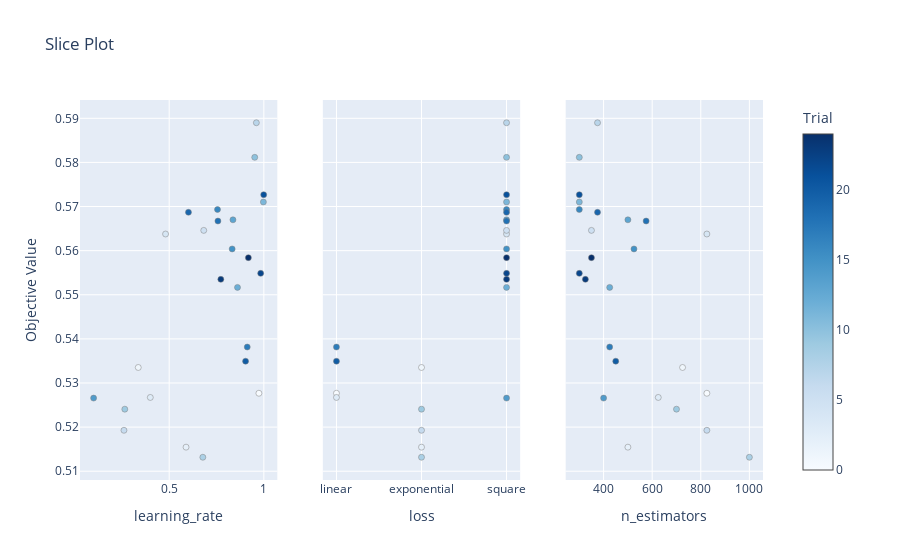

Write notebook code for a chart like this one.
### Code cell
optuna.visualization.plot_slice(study_ab)

### Figure 1 — Plotly figure (JSON) as saved in the notebook; plotly's stock layout.template omitted (floating-point values rounded to 4 significant figures)
{"data": [{"marker": {"color": [0, 1, 2, 3, 4, 5, 6, 7, 8, 9, 10, 11, 12, 13, 14, 15, 16, 17, 18, 19, 20, 21, 22, 23, 24], "colorbar": {"title": {"text": "Trial"}, "x": 1, "xpad": 40}, "colorscale": [[0, "rgb(247,251,255)"], [0.125, "rgb(222,235,247)"], [0.25, "rgb(198,219,239)"], [0.375, "rgb(158,202,225)"], [0.5, "rgb(107,174,214)"], [0.625, "rgb(66,146,198)"], [0.75, "rgb(33,113,181)"], [0.875, "rgb(8,81,156)"], [1, "rgb(8,48,107)"]], "line": {"color": "Grey", "width": 0.5}, "showscale": true}, "mode": "markers", "showlegend": false, "type": "scatter", "x": [0.9739, 0.3365, 0.589, 0.4001, 0.4808, 0.6825, 0.261, 0.9605, 0.6776, 0.2655, 0.9518, 0.9976, 0.8607, 0.8367, 0.1007, 0.8326, 0.7552, 0.9123, 0.7573, 0.6017, 0.9035, 0.9992, 0.9833, 0.7727, 0.9182], "xaxis": "x", "y": [0.5277, 0.5335, 0.5155, 0.5267, 0.5638, 0.5646, 0.5193, 0.589, 0.5132, 0.5241, 0.5812, 0.571, 0.5517, 0.567, 0.5266, 0.5604, 0.5693, 0.5382, 0.5667, 0.5687, 0.5349, 0.5727, 0.5549, 0.5535, 0.5584], "yaxis": "y"}, {"marker": {"color": [0, 1, 2, 3, 4, 5, 6, 7, 8, 9, 10, 11, 12, 13, 14, 15, 16, 17, 18, 19, 20, 21, 22, 23, 24], "colorbar": {"title": {"text": "Trial"}, "x": 1, "xpad": 40}, "colorscale": [[0, "rgb(247,251,255)"], [0.125, "rgb(222,235,247)"], [0.25, "rgb(198,219,239)"], [0.375, "rgb(158,202,225)"], [0.5, "rgb(107,174,214)"], [0.625, "rgb(66,146,198)"], [0.75, "rgb(33,113,181)"], [0.875, "rgb(8,81,156)"], [1, "rgb(8,48,107)"]], "line": {"color": "Grey", "width": 0.5}, "showscale": false}, "mode": "markers", "showlegend": false, "type": "scatter", "x": ["linear", "exponential", "exponential", "linear", "square", "square", "exponential", "square", "exponential", "exponential", "square", "square", "square", "square", "square", "square", "square", "linear", "square", "square", "linear", "square", "square", "square", "square"], "xaxis": "x2", "y": [0.5277, 0.5335, 0.5155, 0.5267, 0.5638, 0.5646, 0.5193, 0.589, 0.5132, 0.5241, 0.5812, 0.571, 0.5517, 0.567, 0.5266, 0.5604, 0.5693, 0.5382, 0.5667, 0.5687, 0.5349, 0.5727, 0.5549, 0.5535, 0.5584], "yaxis": "y2"}, {"marker": {"color": [0, 1, 2, 3, 4, 5, 6, 7, 8, 9, 10, 11, 12, 13, 14, 15, 16, 17, 18, 19, 20, 21, 22, 23, 24], "colorbar": {"title": {"text": "Trial"}, "x": 1, "xpad": 40}, "colorscale": [[0, "rgb(247,251,255)"], [0.125, "rgb(222,235,247)"], [0.25, "rgb(198,219,239)"], [0.375, "rgb(158,202,225)"], [0.5, "rgb(107,174,214)"], [0.625, "rgb(66,146,198)"], [0.75, "rgb(33,113,181)"], [0.875, "rgb(8,81,156)"], [1, "rgb(8,48,107)"]], "line": {"color": "Grey", "width": 0.5}, "showscale": false}, "mode": "markers", "showlegend": false, "type": "scatter", "x": [825, 725, 500, 625, 825, 350, 825, 375, 1000, 700, 300, 300, 425, 500, 400, 525, 300, 425, 575, 375, 450, 300, 300, 325, 350], "xaxis": "x3", "y": [0.5277, 0.5335, 0.5155, 0.5267, 0.5638, 0.5646, 0.5193, 0.589, 0.5132, 0.5241, 0.5812, 0.571, 0.5517, 0.567, 0.5266, 0.5604, 0.5693, 0.5382, 0.5667, 0.5687, 0.5349, 0.5727, 0.5549, 0.5535, 0.5584], "yaxis": "y3"}], "layout": {"title": {"text": "Slice Plot"}, "xaxis": {"anchor": "y", "domain": [0, 0.2889], "title": {"text": "learning_rate"}}, "xaxis2": {"anchor": "y2", "domain": [0.3556, 0.6444], "title": {"text": "loss"}}, "xaxis3": {"anchor": "y3", "domain": [0.7111, 1], "title": {"text": "n_estimators"}}, "yaxis": {"anchor": "x", "domain": [0, 1], "title": {"text": "Objective Value"}}, "yaxis2": {"anchor": "x2", "domain": [0, 1], "matches": "y", "showticklabels": false}, "yaxis3": {"anchor": "x3", "domain": [0, 1], "matches": "y", "showticklabels": false}}}
